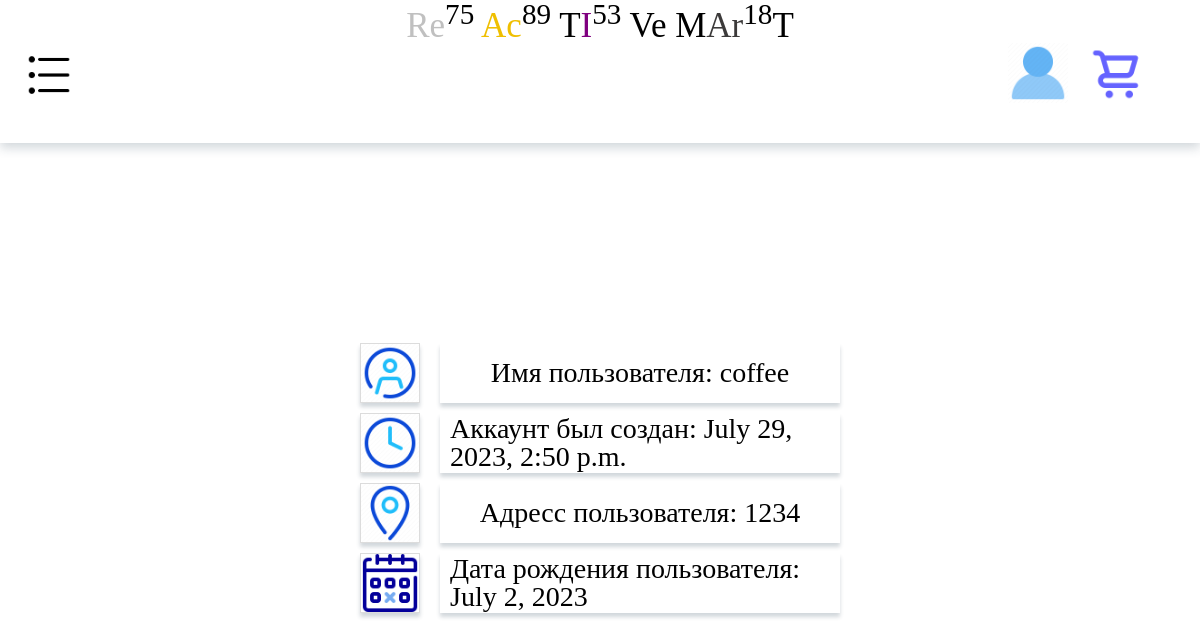
Page /about_user/ (signed in) on the committed database.
### app/models.py (models this page shows, shortened)
class User(AbstractUser):
    user_adress = models.CharField(max_length=255,verbose_name="Адресс")
    user_birth_date = models.DateField()
    created_at = models.DateTimeField(auto_now_add=True)
    updated_at = models.DateTimeField(auto_now=True)
    groups = models.ManyToManyField(Group, related_name='custom_user_set')
    user_permissions = models.ManyToManyField(Permission, related_name='custom_user_set')
    class Meta:
        verbose_name = "Пользователь"
        verbose_name_plural = "Пользователи"

### app/views.py (the view)
# urls.py: path('about_user/', AboutAccount.as_view(), name='about_user'),
class AboutAccount(TemplateView):
    template_name = "app/about_user.html"
    def get_context_data(self, **kwargs):
        context = super().get_context_data()
        context["username"] = self.request.user.username
        context["created_at"] = self.request.user.created_at
        context["user_adress"] = self.request.user.user_adress
        context["user_birth_date"] = self.request.user.user_birth_date
        return context
    @method_decorator(login_required)
    def dispatch(self, request, *args, **kwargs):
        return super().dispatch(request, *args, **kwargs)

### app/templates/app/about_user.html
{% extends 'app/base.html' %}
{% load static %}
{% block content %}
<div class="profile-main">
	<div class="profile-field-info">
		<div><img src="{% static 'app/images/user_profile.png' %}"></div>
		   <span>Имя пользователя: {{ username }}</span>
  		</div>
  	<div class="profile-field-info">
		<div><img src="{% static 'app/images/created_at.png' %}"></div>
			<span>Аккаунт был создан: {{ created_at }}</span>
  	</div>
	<div class="profile-field-info">
		<div><img src="{% static 'app/images/user_location.png' %}"></div>
		<span>Адресс пользователя: {{ user_adress }}</span>
	</div>
	<div class="profile-field-info">
	 <div><img src="{% static 'app/images/user_birth_date.png' %}"></div>
	   <span>Дата рождения пользователя: {{ user_birth_date }}</span>
	</div>
</div>
{% endblock %}

### app/static/app/css/style.css (style rules this page uses)
* { padding: 0; margin: 0; border: 0; }
*,*:before,*:after { -moz-box-sizing: border-box; -webkit-box-sizing: border-box; box-sizing: border-box; }
html,body { height: 100%; width: 100%; font-size: 100%; line-height: 1; font-size: 14px; -ms-text-size-adjust: 100%; -moz-text-size-adjust: 100%; -webkit-text-size-adjust: 100%; }
img { vertical-align: top; }
.profile-main { display: flex; justify-content: center; align-items: center; flex-direction: column; margin-top: 200px; }
.profile-field-info { display: flex; align-items: center; margin-bottom: 10px; }
.profile-field-info img { width: 60px; border: 1px solid #DCDCDC; -webkit-box-shadow: 0px 4px 4px 0px rgba(34, 60, 80, 0.2); -moz-box-shadow: 0px 4px 4px 0px rgba(34, 60, 80, 0.2); box-shadow: 0px 4px 4px 0px rgba(34, 60, 80, 0.2); }
.profile-field-info span { font-size: 200%; position: relative; color: black; margin-left: 20px; height: 60px; display: flex; align-items: center; justify-content: center; padding: 10px; width: 400px; text-decoration: none; -webkit-box-shadow: 0px 4px 4px 0px rgba(34, 60, 80, 0.2); -moz-box-shadow: 0px 4px 4px 0px rgba(34, 60, 80, 0.2); box-shadow: 0px 4px 4px 0px rgba(34, 60, 80, 0.2); }

### rows in the picture
User: username "coffee", created_at "July 29, 2023, 2:50 p.m.", user_adress "1234", user_birth_date "July 2, 2023"
